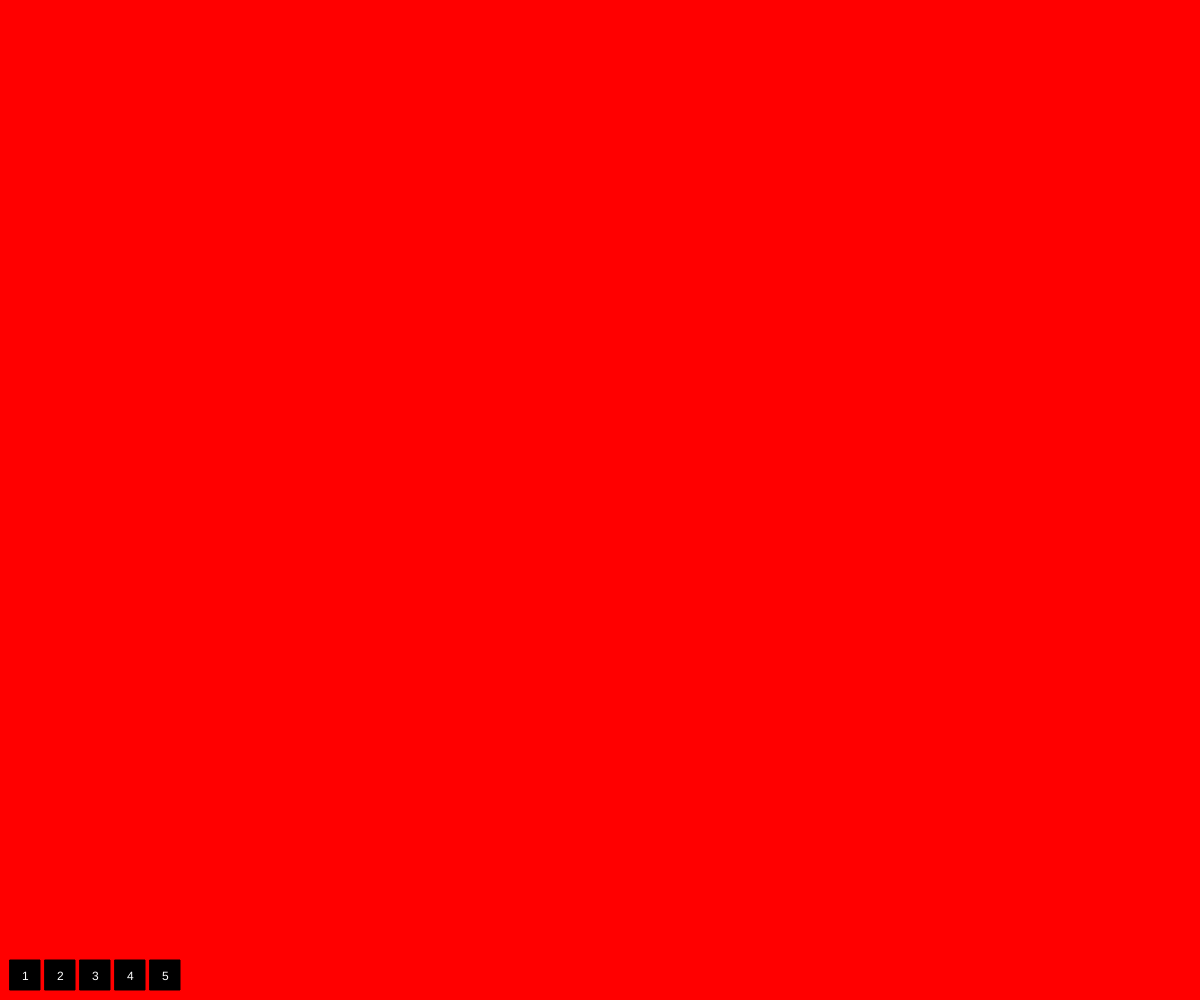
Frame 1 (no input)
Frame 60 (no input): identical to frame 1, image omitted
Frame 120 (the mouse pressed at the canvas centre since frame 60): identical to frame 1, image omitted

The p5.js sketch that drew this single still picture (run headless with seeded random() and noise() and a simulated clock; from frame 60 on, the mouse is pressed at the canvas centre):

// p5.js sketch
// ── sketch.js
var numLocations = 5; // set your total number of locations here
var curLocation = 1;

function setup() {
  createCanvas(windowWidth, windowHeight);
}

function draw() {
  background(127);

  if (curLocation == 1) {
    // draw view for location 1
    background(255, 0, 0);
  } else if (curLocation == 2) {
    // draw view for location 2
    background(255, 255, 0);
  } else if (curLocation == 3) {
    // draw view for location 3
    background(255, 0, 255);
  }

  // this draws the testing buttons on top of everything
  drawButtons();
}

function mousePressed() {
  // this detects a click on the testing buttons
  detectButtonPress();
}



// ── buttons.js
function drawButtons() {
  for (var i = 0; i < numLocations; i++) {
    push();
    fill(0);
    rect(10 + 35 * i, height - 40, 30, 30);
    fill(255);
    text(i + 1, 22 + 35 * i, height - 20);
    pop();
  }
}

function detectButtonPress() {
  for (var i = 0; i < numLocations; i++) {
    if (mouseX > 10 + 35 * i && mouseX < 40 + 35 * i && mouseY > height - 40 && mouseY < height - 10) {
      curLocation = i + 1;
      print("curLocation = "+curLocation);
    }
  }
}
